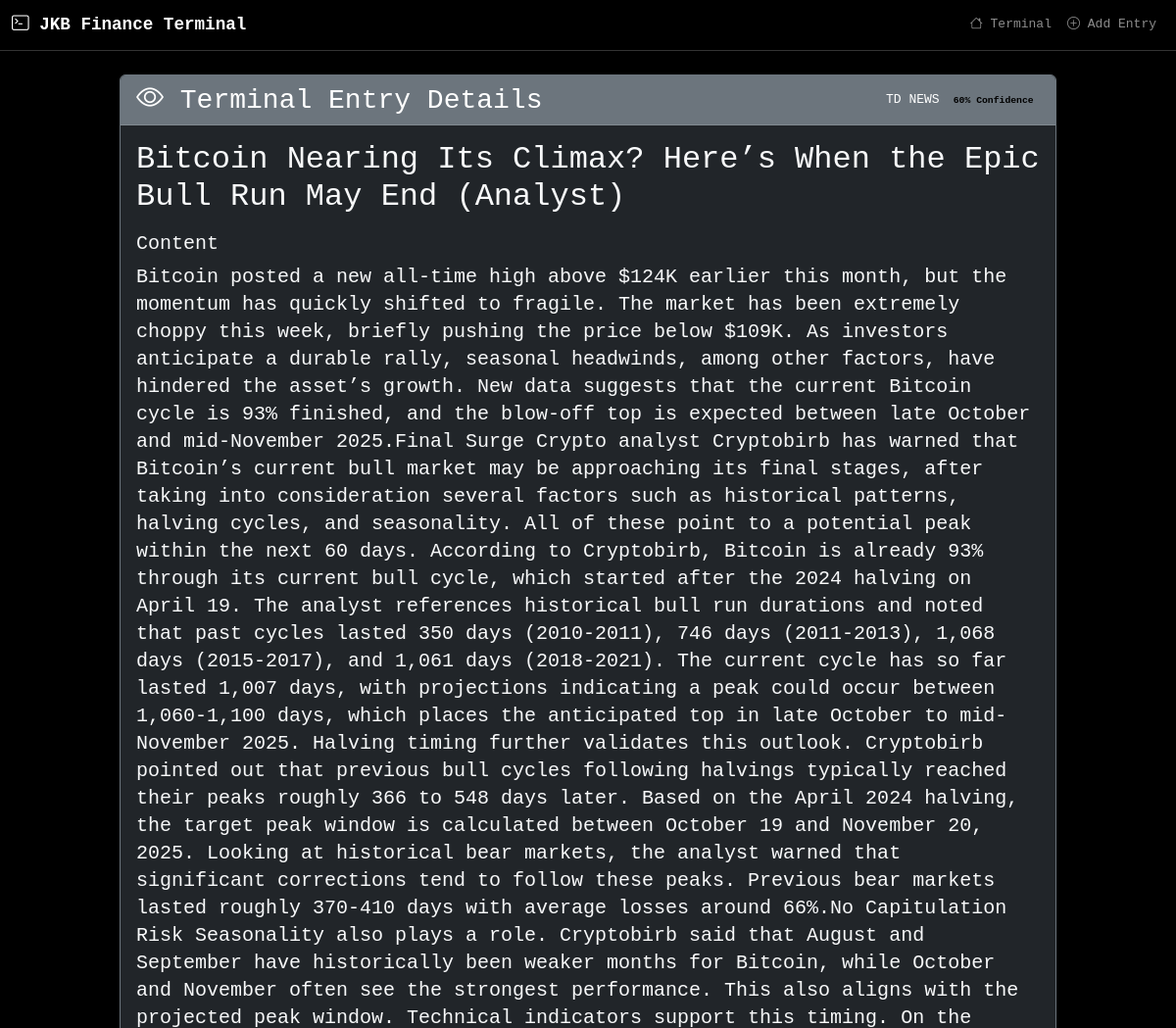
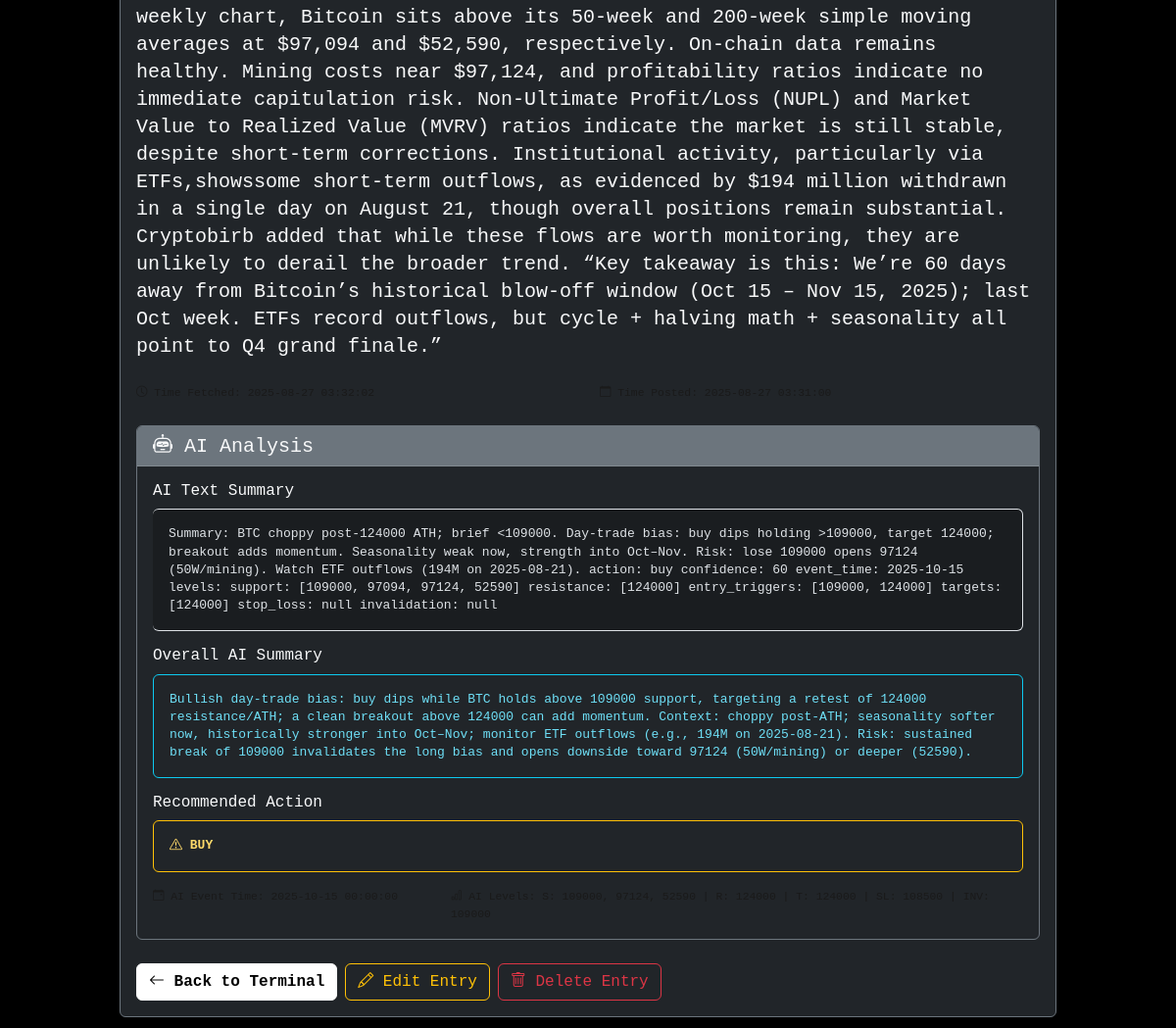
The app's page /insight/21 with its own data (2 pictures, top to bottom).
### tables this page shows
CREATE TABLE insights (
            id INTEGER PRIMARY KEY AUTOINCREMENT,
            timeFetched TEXT NOT NULL,
            timePosted TEXT NOT NULL,
            type TEXT NOT NULL,
            title TEXT NOT NULL,
            content TEXT NOT NULL,
            symbol TEXT,
            exchange TEXT,
            imageURL TEXT,
            AITextSummary TEXT,
            AIImageSummary TEXT,
            AISummary TEXT,
            AIAction TEXT,
            AIConfidence REAL,
            AIEventTime TEXT,
            AILevels TEXT,
            FOREIGN KEY (type) REFERENCES feed_names (name)
        );

### main.py (the view)
@app.get("/insight/{insight_id}", response_class=HTMLResponse)
async def view_insight(request: Request, insight_id: int):
    insight = items_management.get_insight_by_id(insight_id)
    if insight is None:
        raise HTTPException(status_code=404, detail="Insight not found")
    return templates.TemplateResponse("detail.html", {
        "request": request,
        "insight": insight
    })

### templates/detail.html (shortened to what this page needs)
{% extends "base.html" %}
{% block content %}
<div class="row justify-content-center">
    <div class="col-md-10">
        <div class="card bg-dark border-secondary">
            <div class="card-header bg-secondary text-white d-flex justify-content-between align-items-center">
                <h3 class="mb-0">
                    <i class="bi bi-eye"></i> Terminal Entry Details
                </h3>
                <div>
                    <span class="type-badge type-{{ insight.type|lower|replace(' ', '-') }}">{{ insight.type }}</span>
                    {% if insight.AIConfidence %}
                    <span class="badge" style="background-color: var(--terminal-accent); color: black;">{{ "%.0f"|format(insight.AIConfidence * 100) }}% Confidence</span>
                    {% endif %}
                </div>
            </div>
            <div class="card-body">
                <h2 class="mb-3 text-light">{{ insight.title }}</h2>
                <div class="mb-4">
                    <h5 class="text-light">Content</h5>
                    <p class="lead text-light">{{ insight.content }}</p>
                </div>
                <div class="row mb-4">
                    <div class="col-md-6">
                        <small class="text-muted">
                            <i class="bi bi-clock"></i> Time Fetched: {{ insight.timeFetched[:19].replace('T', ' ') }}
                        </small>
                    </div>
                    <div class="col-md-6">
                        <small class="text-muted">
                            <i class="bi bi-calendar"></i> Time Posted: {{ insight.timePosted[:19].replace('T', ' ') }}
                        </small>
                    </div>
                </div>
                {% if insight.AITextSummary or insight.AIImageSummary or insight.AISummary or insight.AIAction %}
                <div class="card bg-dark border-secondary mt-4">
                    <div class="card-header bg-secondary">
                        <h5 class="mb-0 text-light">
                            <i class="bi bi-robot"></i> AI Analysis
                        </h5>
                    </div>
                    <div class="card-body">
                        {% if insight.AITextSummary %}
                        <div class="mb-3">
                            <h6 class="text-light">AI Text Summary</h6>
                            <div class="alert alert-dark border" style="border-color: var(--terminal-info) !important; border-left: 4px solid var(--terminal-info) !important;">
                                {{ insight.AITextSummary }}
                            </div>
                        </div>
                        {% endif %}
                        {% if insight.AISummary %}
                        <div class="mb-3">
                            <h6 class="text-light">Overall AI Summary</h6>
                            <div class="alert alert-info bg-dark border-info">
                                {{ insight.AISummary }}
                            </div>
                        </div>
                        {% endif %}
                        {% if insight.AIAction %}
                        <div class="mb-3">
                            <h6 class="text-light">Recommended Action</h6>
                            <div class="alert alert-warning bg-dark border-warning">
                                <i class="bi bi-exclamation-triangle"></i>
                                <strong>{{ insight.AIAction }}</strong>
                            </div>
                        </div>
                        {% endif %}
                        <div class="row">
                            {% if insight.AIEventTime %}
                            <div class="col-md-4">
                                <small class="text-muted">
                                    <i class="bi bi-calendar-event"></i> AI Event Time: {{ insight.AIEventTime[:19].replace('T', ' ') }}
                                </small>
                            </div>
                            {% endif %}
                            {% if insight.AILevels %}
                            <div class="col-md-8">
                                <small class="text-muted">
                                    <i class="bi bi-bar-chart"></i> AI Levels: {{ insight.AILevels }}
                                </small>
                            </div>
                            {% endif %}
                        </div>
                    </div>
                </div>
                {% endif %}
                <div class="d-flex gap-2 mt-4">
                    <a href="/" class="btn btn-success">
                        <i class="bi bi-arrow-left"></i> Back to Terminal
                    </a>
                    <a href="/edit-insight/{{ insight.id }}" class="btn btn-outline-warning">
                        <i class="bi bi-pencil"></i> Edit Entry
                    </a>
                    <button class="btn btn-outline-danger" onclick="deleteInsight({{ insight.id }}, true)">
                        <i class="bi bi-trash"></i> Delete Entry
                    </button>
                </div>
            </div>
        </div>
    </div>
</div>
{% endblock %}

### static/style.css (style rules this page uses)
.terminal-body { background-color: var(--color-bg, var(--fallback-bg)); color: var(--color-text, var(--fallback-text)); font-family: 'Monaco', 'Menlo', 'Ubuntu Mono', monospace; font-size: 13px; line-height: 1.4; margin: 0; padding: 0; }
.btn-success { background-color: var(--color-primary); border-color: var(--color-primary); color: var(--color-bg); font-weight: bold; }
.text-muted { color: var(--color-secondary) !important; }

### records on screen
insights: type "TD NEWS", insight.AIConfidence*100 "60", title "Bitcoin Nearing Its Climax? Here’s When the Epic Bull Run May End (Analyst)", content "Bitcoin posted a new all-time high above $124K earlier this month, but the momentum has quickly shifted to fragile. The market has been extremely choppy this week, briefly pushing the price below $109K. As investors anticipate a durable rally, seasonal headwinds, among other factors, have hindered the asset’s growth. New data suggests that the current Bitcoin cycle is 93% finished, and the blow-off top is expected between late October and mid-November 2025.Final Surge Crypto analyst Cryptobirb has warned that Bitcoin’s current bull market may be approaching its final stages, after taking into consideration several factors such as historical patterns, halving cycles, and seasonality. All of…", AITextSummary "Summary: BTC choppy post-124000 ATH; brief <109000. Day-trade bias: buy dips holding >109000, target 124000; breakout adds momentum. Seasonality weak now, strength into Oct–Nov. Risk: lose 109000 opens 97124 (50W/mining). Watch ETF outflows (194M on 2025-08-21). action: buy confidence: 60 event_time: 2025-10-15 levels: support: [109000, 97094, 97124, 52590] resistance: [124000] entry_triggers: [109000, 124000] targets: [124000] stop_loss: null invalidation: null", AISummary "Bullish day-trade bias: buy dips while BTC holds above 109000 support, targeting a retest of 124000 resistance/ATH; a clean breakout above 124000 can add momentum. Context: choppy post-ATH; seasonality softer now, historically stronger into Oct–Nov; monitor ETF outflows (e.g., 194M on 2025-08-21). Risk: sustained break of 109000 invalidates the long bias and opens downside toward 97124 (50W/mining) or deeper (52590).", AIAction "BUY"
